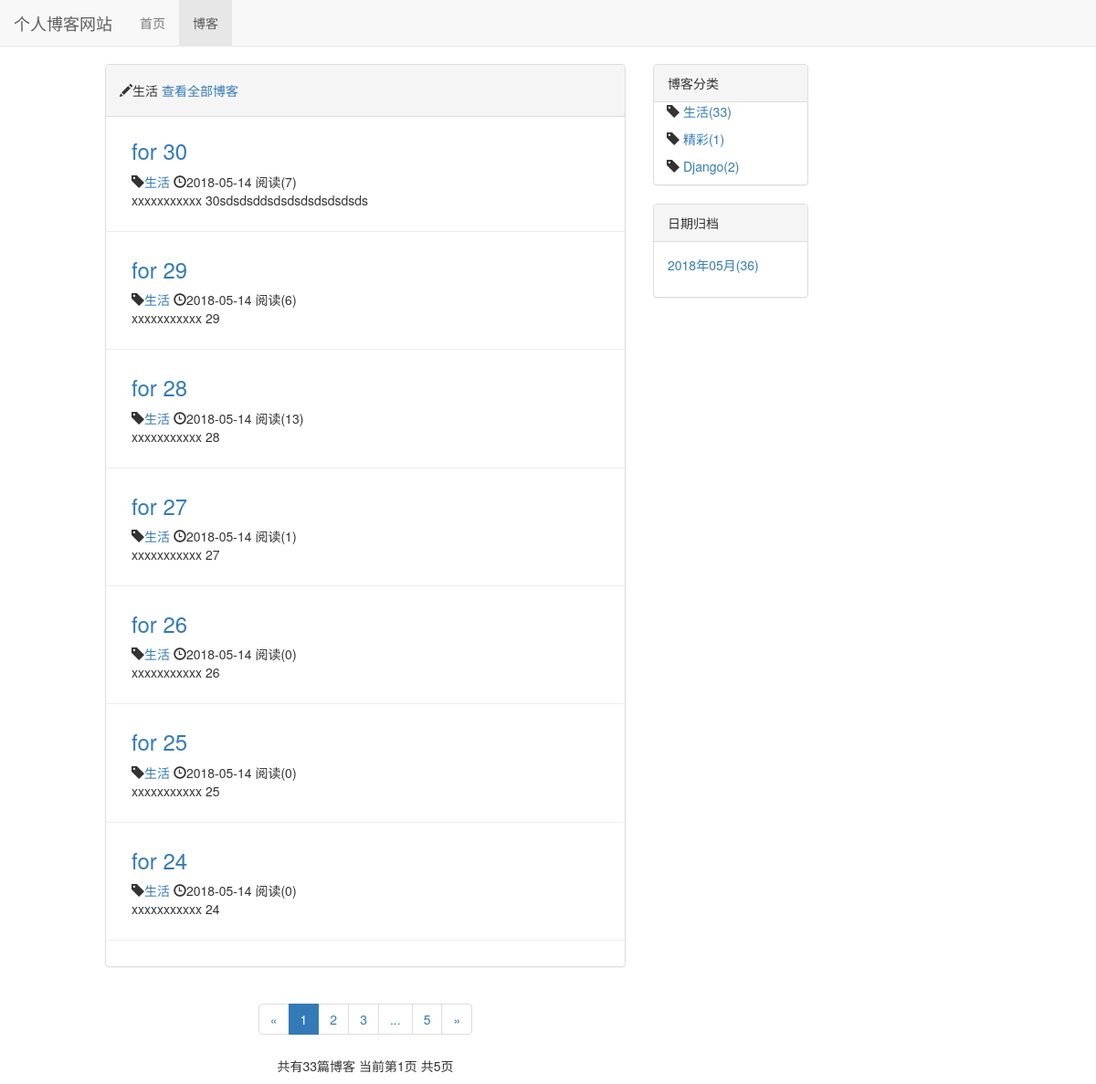
The page /blog/type/1 on the database its author committed.
### blog/models.py (models this page shows, shortened)
class BlogType(models.Model):
    type_name = models.CharField(max_length= 10)
    def __str__(self):
        return self.type_name

class Blog(models.Model,ReadNumExpandMethod):
    title = models.CharField(max_length=50)
    type_name = models.ForeignKey(BlogType,on_delete = models.DO_NOTHING)
    content = RichTextUploadingField()
    author = models.ForeignKey(User,on_delete=models.DO_NOTHING)
    read_datails = GenericRelation(ReadDetail)
    created_time = models.DateTimeField(auto_now_add = True)
    last_update_time =models.DateTimeField(auto_now = True)
    class Meta:
        ordering = ['-created_time']

### read_statistics/models.py (models this page shows)
class ReadNum(models.Model):
    read_num = models.IntegerField(default=0)
    content_type = models.ForeignKey(ContentType, on_delete=models.DO_NOTHING)
    object_id = models.PositiveIntegerField()
    content_object = GenericForeignKey('content_type', 'object_id')

### blog/views.py (the view)
# urls.py: path('type/<int:type_pk>',blogs_type,name = 'blogs_type'),
def blogs_type(request,type_pk):
    blog_type = get_object_or_404(BlogType,pk = type_pk)
    blogs_all_list = Blog.objects.filter(type_name = blog_type)
    context = blog_public_basc(request,blogs_all_list)
    context['blog_type'] = blog_type
    return render(request,'blog/blogs_type.html',context)

### read_statistics/models.py (called while the page is built)
    def get_read_num(self):
        try:
            ct = ContentType.objects.get_for_model(self)
            readnum = ReadNum.objects.get(content_type=ct,object_id = self.pk)
            return readnum.read_num
        except exceptions.ObjectDoesNotExist:
            return 0

### blog/templates/blog/blogs_type.html (shortened to what this page needs)
{% extends 'blog/blog_list.html' %}
{% block blog_list_title %}
<h5>
    <span class="glyphicon glyphicon-pencil"></span>{{ blog_type.type_name }}
    <a href="{% url 'blog_list'%}">查看全部博客</a>
</h5>
{% endblock %}

### blog/templates/blog/blog_list.html (shortened to what this page needs)
{% extends 'base.html' %}
{% load staticfiles %}
{% block nav_blog %}active{% endblock %}
{% block style_css %}
    <link rel="stylesheet" href="{% static 'blog.css' %}">
{% endblock %}
{% block content %}
    <div class="container-fluid">
        <div class="row">
            <div class="col-xs-12 col-sm-6 col-xs-offset-1">
                <div class="panel panel-default">
                    <div class="panel-heading">{% block blog_list_title %}博客{% endblock %}</div>
                    <div class="panel-boby">
                        {% for blog in blogs %}
                        <div class="blog">
                           <h3><a href="{% url 'blog_datail' blog.pk %}">{{ blog.title }}</a></h3>
                            <p class="blog-info">
                                <span class="glyphicon glyphicon-tag"></span><a href="{% url 'blogs_type' blog.type_name.pk %}">{{blog.type_name}}</a>
                                <span class="glyphicon glyphicon-time"></span>{{blog.created_time|date:"Y-m-d"}}
                                阅读({{blog.get_read_num }})
                            </p>
                            <p>{{ blog.content|striptags|safe|truncatechars:200}}</p>
                        </div>
                        {% empty%}
                            <div class="blog">
                                <h3>-- 暂无博客 --</h3>
                            </div>
                        {% endfor %}
                    </div>
                </div>
                <div class="paginator">
                      <ul class="pagination">
                        <li>
                            {% if page_of_blogs.has_previous %}
                                <a href="?page={{page_of_blogs.previous_page_number}}" aria-label="Previous">
                                    <span aria-hidden="true">&laquo;</span>
                                </a>
                            {% else %}
                                <span aria-hidden="true">&laquo;</span>
                            {% endif %}
                         </li>
                    {% for page_num in page_range %}
                          {% if page_num == page_of_blogs.number %}
                                <li class="active"><span>{{ page_num }}</span></li>
                          {% else %}
                                {% if page_num == '...'%}
                                    <li><span>{{ page_num }}</span></li>
                                {% else %}
                                    <li><a href="?page={{ page_num }}">{{ page_num }}</a></li>
                                {% endif %}
                          {% endif %}
                    {% endfor %}
                        <li>
                            {% if page_of_blogs.has_next %}
                                <a href="?page={{page_of_blogs.next_page_number}}" aria-label="Next">
                                    <span aria-hidden="true">&raquo;</span>
                                </a>
                            {% else %}
                                <span aria-hidden="true">&raquo;</span>
                            {% endif %}
                        </li>
                      </ul>
                    <p>
                        共有{{ page_of_blogs.paginator.count }}篇博客
                        当前第{{ page_of_blogs.number }}页 共{{ page_of_blogs.paginator.num_pages }}页
                    </p>
                </div>
            </div>
            <div class="hidden-xs col-sm-2">
                <div class="panel panel-default">
                    <div class="panel-heading">博客分类</div>
                    <div class="panel-boby">
                        {% for types in type_name %}
                        <ul class="blog_types">
                            <li>
                                <span class="glyphicon glyphicon-tag"></span>
                                <a href="{% url 'blogs_type' types.pk %}">{{types.type_name}}({{types.blog_count}})</a>
                            </li>
                        </ul>
                        {% endfor %}
                    </div>
                </div>
                <div class="panel panel-default">
                    <div class="panel-heading">日期归档</div>
                    <div class="panel-body">
                        <ul>
                            {% for blog_date,blog_count in blog_dates.items %}
                            <li><a href="{% url 'blog_date' blog_date.year blog_date.month%}">
                                {{blog_date|date:"Y年m月"}}({{ blog_count }})
                            <a></li>
                            {% endfor %}
                        </ul>
                    </div>
                </div>
            </div>
        </div>
    </div>
{% endblock %}

### static/base.css (style rules this page uses)
* { margin:0; padding:0; }
body { margin-top:70px!important; }
ul { list-style-type:none }

### blog/static/blog.css (style rules this page uses)
ul.blog_types { list-style-type:none; padding-right:1em; padding-left:1em; }
div.blog { margin-bottom:2em; padding-bottom:1em; padding-right:2em; padding-left:2em; border-bottom:1px solid #eee; }
div.blog h3 { margin-top:1em; }
div.blog p.blog-info { margin-bottom:0; }
div.paginator { text-align:center }

### rows shown on the page
BlogType: type_name "生活", blog_count "33"
Blog: title "for 30", type_name "生活", created_time "2018-05-14", get_read_num "7", content "xxxxxxxxxxx 30sdsdsddsdsdsdsdsdsdsds"
Blog: title "for 29", type_name "生活", created_time "2018-05-14", get_read_num "6", content "xxxxxxxxxxx 29"
Blog: title "for 28", type_name "生活", created_time "2018-05-14", get_read_num "13", content "xxxxxxxxxxx 28"
Blog: title "for 27", type_name "生活", created_time "2018-05-14", get_read_num "1", content "xxxxxxxxxxx 27"
Blog: title "for 26", type_name "生活", created_time "2018-05-14", get_read_num "0", content "xxxxxxxxxxx 26"
Blog: title "for 25", type_name "生活", created_time "2018-05-14", get_read_num "0", content "xxxxxxxxxxx 25"
Blog: title "for 24", type_name "生活", created_time "2018-05-14", get_read_num "0", content "xxxxxxxxxxx 24"
BlogType: type_name "精彩", blog_count "1"
BlogType: type_name "Django", blog_count "2"

### other values the page prints
{{ page_num }} "1"
{{ page_num }} "2" "3" "5"
{{ page_num }} "..."
{{ page_of_blogs.paginator.count }} "33"
{{ page_of_blogs.number }} "1"
{{ page_of_blogs.paginator.num_pages }} "5"
{{ blog_date|date:"Y年m月" }} "2018年05月"
{{ blog_count }} "36"
